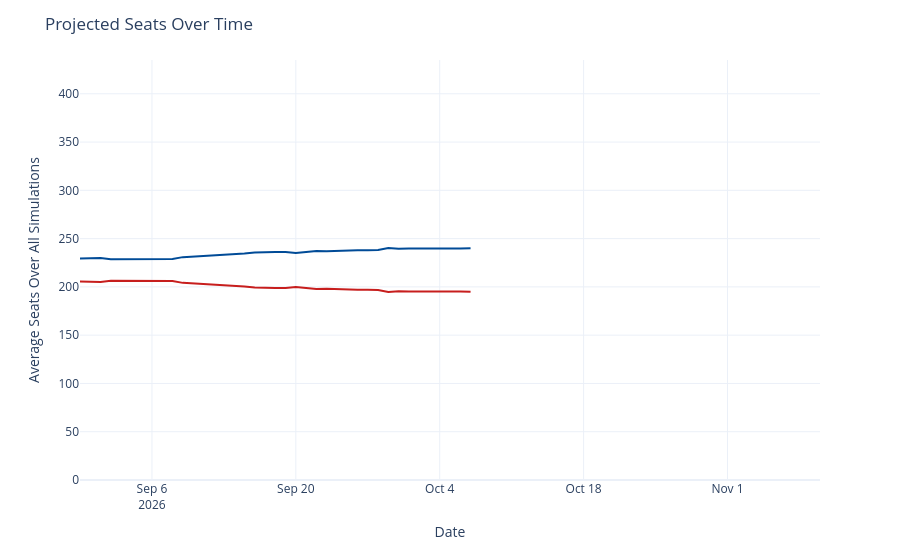

This figure's notebook cell:
### Code cell
seats_over_time = output_ts[(output_ts['geo'] == 'US House') &
                             (output_ts['type'] == 'seats')]
seats_over_time['rep_seats'] = seats_over_time['y'].map(lambda x: 435 - x)
seats_over_time = seats_over_time.rename({'y': 'Democrats', 'rep_seats': 'Republicans'}, axis=1)
seats_time_ser = px.line(seats_over_time, x='date', y=['Democrats', 'Republicans'], template='plotly_white',
                        color_discrete_map={'Democrats': '#004b97', 'Republicans': '#c71e1d'},)
seats_time_ser.update_traces(hovertemplate="%{y:.1f}")
seats_time_ser.update_layout(
    xaxis=dict(range=[pd.to_datetime('2026-08-30'), pd.to_datetime('2026-11-10')]),
    yaxis=dict(range=[0, 435]),
    xaxis_title='Date',
    yaxis_title='Average Seats Over All Simulations',
    title=dict(text="Projected Seats Over Time"),
    hovermode="x",
    showlegend=False
)
seats_time_ser

### Figure 1 — Plotly figure (JSON) as saved in the notebook; plotly's stock layout.template omitted (floating-point values rounded to 4 significant figures)
{"data": [{"hovertemplate": "%{y:.1f}", "legendgroup": "Democrats", "line": {"color": "#004b97", "dash": "solid"}, "marker": {"symbol": "circle"}, "mode": "lines", "name": "Democrats", "orientation": "v", "showlegend": true, "type": "scatter", "x": ["2026-08-30", "2026-08-31", "2026-09-01", "2026-09-02", "2026-09-03", "2026-09-04", "2026-09-05", "2026-09-06", "2026-09-07", "2026-09-08", "2026-09-09", "2026-09-14", "2026-09-15", "2026-09-16", "2026-09-17", "2026-09-18", "2026-09-19", "2026-09-20", "2026-09-21", "2026-09-22", "2026-09-23", "2026-09-24", "2026-09-25", "2026-09-26", "2026-09-27", "2026-09-28", "2026-09-29", "2026-09-30", "2026-10-01", "2026-10-02", "2026-10-03", "2026-10-04", "2026-10-05", "2026-10-06", "2026-10-07"], "xaxis": "x", "y": [229.4, 230.0, 230.0, 228.5, 228.5, 228.7, 228.7, 228.9, 228.8, 228.9, 230.8, 233.6, 234.7, 235.7, 236.2, 236.1, 236.0, 235.0, 236.2, 237.2, 236.9, 237.4, 237.9, 237.9, 237.9, 238.2, 240.4, 239.5, 239.7, 239.6, 239.5, 239.7, 239.8, 239.7, 240.1], "yaxis": "y"}, {"hovertemplate": "%{y:.1f}", "legendgroup": "Republicans", "line": {"color": "#c71e1d", "dash": "solid"}, "marker": {"symbol": "circle"}, "mode": "lines", "name": "Republicans", "orientation": "v", "showlegend": true, "type": "scatter", "x": ["2026-08-30", "2026-08-31", "2026-09-01", "2026-09-02", "2026-09-03", "2026-09-04", "2026-09-05", "2026-09-06", "2026-09-07", "2026-09-08", "2026-09-09", "2026-09-14", "2026-09-15", "2026-09-16", "2026-09-17", "2026-09-18", "2026-09-19", "2026-09-20", "2026-09-21", "2026-09-22", "2026-09-23", "2026-09-24", "2026-09-25", "2026-09-26", "2026-09-27", "2026-09-28", "2026-09-29", "2026-09-30", "2026-10-01", "2026-10-02", "2026-10-03", "2026-10-04", "2026-10-05", "2026-10-06", "2026-10-07"], "xaxis": "x", "y": [205.6, 205.0, 205.0, 206.5, 206.5, 206.3, 206.3, 206.1, 206.2, 206.1, 204.2, 201.4, 200.3, 199.3, 198.8, 198.9, 199.0, 200.0, 198.8, 197.8, 198.1, 197.6, 197.1, 197.1, 197.1, 196.8, 194.6, 195.5, 195.3, 195.4, 195.5, 195.3, 195.2, 195.3, 194.9], "yaxis": "y"}], "layout": {"hovermode": "x", "legend": {"title": {"text": "variable"}, "tracegroupgap": 0}, "margin": {"t": 60}, "showlegend": false, "title": {"text": "Projected Seats Over Time"}, "xaxis": {"anchor": "y", "domain": [0, 1], "range": ["2026-08-30T00:00:00", "2026-11-10T00:00:00"], "title": {"text": "Date"}}, "yaxis": {"anchor": "x", "domain": [0, 1], "range": [0, 435], "title": {"text": "Average Seats Over All Simulations"}}}}
